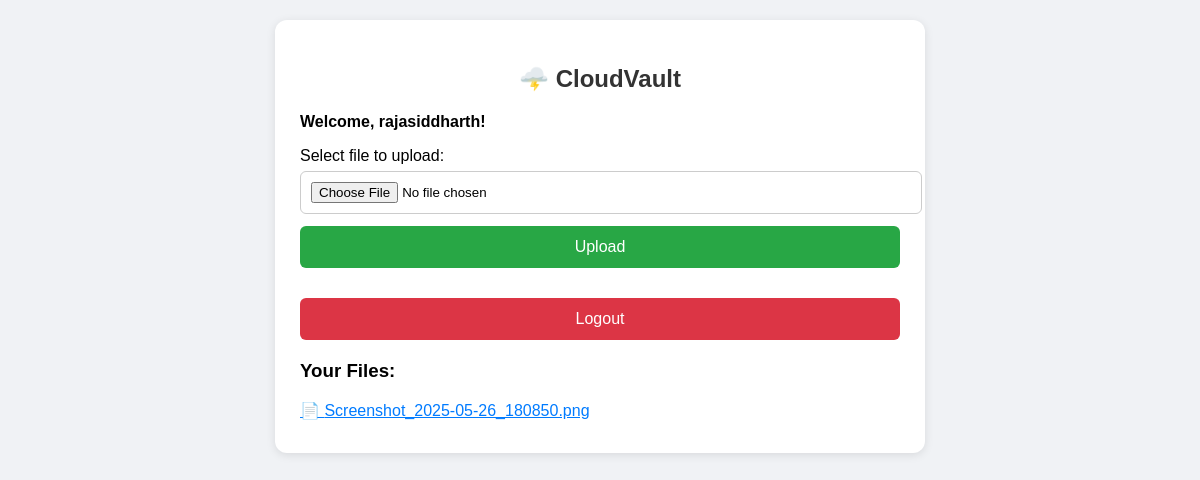
Page / (signed in) on the earlier database version.
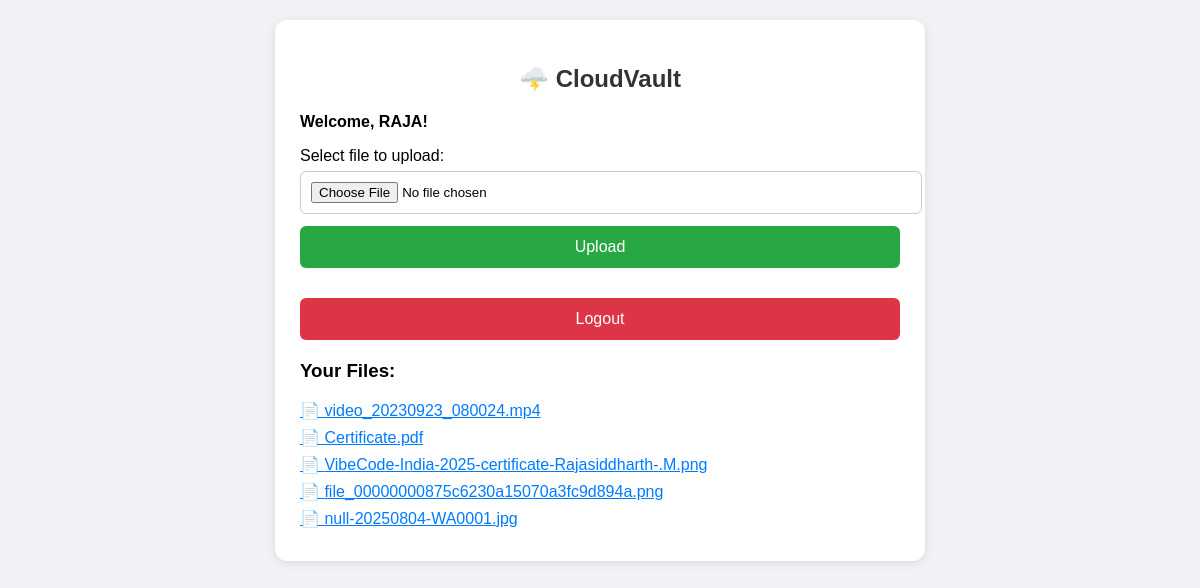
Same page on the later database version.
### app.py (models this page shows)
class File(db.Model):
    id = db.Column(db.Integer, primary_key=True)
    filename = db.Column(db.String(200))
    user_id = db.Column(db.Integer, db.ForeignKey('user.id'))

### app.py (the view)
@app.route('/')
def index():
    if 'user_id' in session:
        files = File.query.filter_by(user_id=session['user_id']).all()
        return render_template('index.html', files=files, user=session['name'])
    return render_template('index.html', files=None, user=None)

### templates/index.html (shortened to what this page needs)
<!DOCTYPE html>
<html lang="en">
<head>
</head>
<body>
  <div class="container">
    <h2>🌩️ CloudVault</h2>
    {% if user %}
      <p><strong>Welcome, {{ user }}!</strong></p>
      <form action="/upload" method="post" enctype="multipart/form-data">
        <label>Select file to upload:</label>
        <input type="file" name="file" required />
        <button type="submit">Upload</button>
      </form>
      <form action="/logout" method="get">
        <button class="logout-btn">Logout</button>
      </form>
      <div class="file-list">
        <h3>Your Files:</h3>
        {% if files %}
          {% for file in files %}
            <a href="{{ url_for('uploaded_file', user_id=session['user_id'], filename=file.filename) }}" target="_blank">
              📄 {{ file.filename }}
            </a>
          {% endfor %}
        {% else %}
          <p>No files uploaded yet.</p>
        {% endif %}
      </div>
    {% endif %}
  </div>
</body>
</html>

### templates/index.html (style rules this page uses)
body { font-family: Arial, sans-serif; margin: 0; padding: 20px; background-color: #f0f2f5; }
.container { max-width: 600px; margin: auto; background: #fff; padding: 25px; border-radius: 12px; box-shadow: 0 2px 10px rgba(0,0,0,0.1); }
h2 { text-align: center; color: #333; }
form { margin-bottom: 20px; }
input[type="text"], input[type="email"], input[type="password"], input[type="file"] { width: 100%; padding: 10px; margin-top: 6px; margin-bottom: 12px; border: 1px solid #ccc; border-radius: 6px; }
button { width: 100%; background-color: #28a745; color: white; padding: 12px; border: none; border-radius: 6px; cursor: pointer; font-size: 16px; }
.file-list { margin-top: 20px; }
.file-list a { display: block; color: #007bff; margin-bottom: 8px; }
.logout-btn { background-color: #dc3545; margin-top: 10px; }

Differences in the rows shown:
no longer on this page (row edited): File: filename "Screenshot_2025-05-26_180850.png"
added File: filename "video_20230923_080024.mp4"
added File: filename "Certificate.pdf"
added File: filename "VibeCode-India-2025-certificate-Rajasiddharth-.M.png"
added File: filename "file_00000000875c6230a15070a3fc9d894a.png"
added File: filename "null-20250804-WA0001.jpg"
Other differences:
{{ user }}: "rajasiddharth" → "RAJA"
